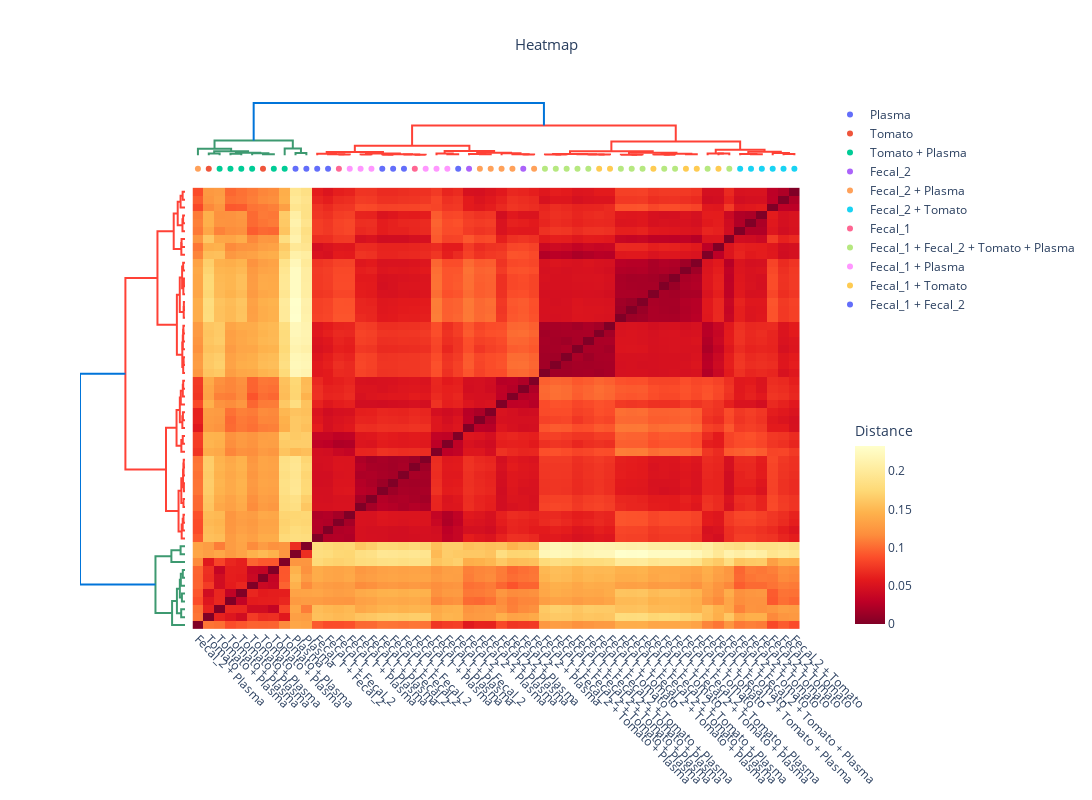

The notebook cell saved with this chart:
### Code cell
df_meta_sub = df_meta[df_meta['Triplicate_number'] == 1]

memo.plot_heatmap(
    matrix= memo_qe.filtered_memo_matrix,
    df_metadata=df_meta_sub,
    filename_col = 'Filename',
    group_col = 'contains',
    plotly_discrete_cm = px.colors.qualitative.Plotly,
    linkage_method='ward',
    linkage_metric = 'euclidean',
    heatmap_metric = 'braycurtis',
    norm = False,
    scaling= False
)

### Figure 1 — Plotly figure (JSON) as saved in the notebook; plotly's stock layout.template omitted (floating-point values rounded to 4 significant figures; data arrays with more than 128 entries replaced by an {"elided": "..."} marker saying what was removed)
{"data": [{"hoverinfo": "text", "marker": {"color": "rgb(61,153,112)"}, "mode": "lines", "showlegend": false, "type": "scatter", "x": [15, 15, 25, 25], "xaxis": "x", "y": [0, 440.6, 440.6, 0], "yaxis": "y2"}, {"hoverinfo": "text", "marker": {"color": "rgb(61,153,112)"}, "mode": "lines", "showlegend": false, "type": "scatter", "x": [35, 35, 45, 45], "xaxis": "x", "y": [0, 356.8, 356.8, 0], "yaxis": "y2"}, {"hoverinfo": "text", "marker": {"color": "rgb(61,153,112)"}, "mode": "lines", "showlegend": false, "type": "scatter", "x": [65, 65, 75, 75], "xaxis": "x", "y": [0, 255.0, 255.0, 0], "yaxis": "y2"}, {"hoverinfo": "text", "marker": {"color": "rgb(61,153,112)"}, "mode": "lines", "showlegend": false, "type": "scatter", "x": [55, 55, 70, 70], "xaxis": "x", "y": [0, 482.6, 482.6, 255.0], "yaxis": "y2"}, {"hoverinfo": "text", "marker": {"color": "rgb(61,153,112)"}, "mode": "lines", "showlegend": false, "type": "scatter", "x": [40, 40, 62.5, 62.5], "xaxis": "x", "y": [356.8, 595.9, 595.9, 482.6], "yaxis": "y2"}, {"hoverinfo": "text", "marker": {"color": "rgb(61,153,112)"}, "mode": "lines", "showlegend": false, "type": "scatter", "x": [20, 20, 51.25, 51.25], "xaxis": "x", "y": [440.6, 934.4, 934.4, 595.9], "yaxis": "y2"}, {"hoverinfo": "text", "marker": {"color": "rgb(61,153,112)"}, "mode": "lines", "showlegend": false, "type": "scatter", "x": [5, 5, 35.62, 35.62], "xaxis": "x", "y": [0, 1493.0, 1493.0, 934.4], "yaxis": "y2"}, {"hoverinfo": "text", "marker": {"color": "rgb(61,153,112)"}, "mode": "lines", "showlegend": false, "type": "scatter", "x": [95, 95, 105, 105], "xaxis": "x", "y": [0, 510.2, 510.2, 0], "yaxis": "y2"}, {"hoverinfo": "text", "marker": {"color": "rgb(61,153,112)"}, "mode": "lines", "showlegend": false, "type": "scatter", "x": [85, 85, 100, 100], "xaxis": "x", "y": [0, 1575.0, 1575.0, 510.2], "yaxis": "y2"}, {"hoverinfo": "text", "marker": {"color": "rgb(61,153,112)"}, "mode": "lines", "showlegend": false, "type": "scatter", "x": [20.31, 20.31, 92.5, 92.5], "xaxis": "x", "y": [1493.0, 3413.0, 3413.0, 1575.0], "yaxis": "y2"}, {"hoverinfo": "text", "marker": {"color": "rgb(255,65,54)"}, "mode": "lines", "showlegend": false, "type": "scatter", "x": [135, 135, 145, 145], "xaxis": "x", "y": [0, 175.1, 175.1, 0], "yaxis": "y2"}, {"hoverinfo": "text", "marker": {"color": "rgb(255,65,54)"}, "mode": "lines", "showlegend": false, "type": "scatter", "x": [125, 125, 140, 140], "xaxis": "x", "y": [0, 266.0, 266.0, 175.1], "yaxis": "y2"}, {"hoverinfo": "text", "marker": {"color": "rgb(255,65,54)"}, "mode": "lines", "showlegend": false, "type": "scatter", "x": [115, 115, 132.5, 132.5], "xaxis": "x", "y": [0, 383.3, 383.3, 266.0], "yaxis": "y2"}, {"hoverinfo": "text", "marker": {"color": "rgb(255,65,54)"}, "mode": "lines", "showlegend": false, "type": "scatter", "x": [155, 155, 165, 165], "xaxis": "x", "y": [0, 177.2, 177.2, 0], "yaxis": "y2"}, {"hoverinfo": "text", "marker": {"color": "rgb(255,65,54)"}, "mode": "lines", "showlegend": false, "type": "scatter", "x": [175, 175, 185, 185], "xaxis": "x", "y": [0, 128.0, 128.0, 0], "yaxis": "y2"}, {"hoverinfo": "text", "marker": {"color": "rgb(255,65,54)"}, "mode": "lines", "showlegend": false, "type": "scatter", "x": [205, 205, 215, 215], "xaxis": "x", "y": [0, 146.4, 146.4, 0], "yaxis": "y2"}, {"hoverinfo": "text", "marker": {"color": "rgb(255,65,54)"}, "mode": "lines", "showlegend": false, "type": "scatter", "x": [195, 195, 210, 210], "xaxis": "x", "y": [0, 167.7, 167.7, 146.4], "yaxis": "y2"}, {"hoverinfo": "text", "marker": {"color": "rgb(255,65,54)"}, "mode": "lines", "showlegend": false, "type": "scatter", "x": [180, 180, 202.5, 202.5], "xaxis": "x", "y": [128.0, 225.9, 225.9, 167.7], "yaxis": "y2"}, {"hoverinfo": "text", "marker": {"color": "rgb(255,65,54)"}, "mode": "lines", "showlegend": false, "type": "scatter", "x": [160, 160, 191.2, 191.2], "xaxis": "x", "y": [177.2, 425.8, 425.8, 225.9], "yaxis": "y2"}, {"hoverinfo": "text", "marker": {"color": "rgb(255,65,54)"}, "mode": "lines", "showlegend": false, "type": "scatter", "x": [123.8, 123.8, 175.6, 175.6], "xaxis": "x", "y": [383.3, 745.4, 745.4, 425.8], "yaxis": "y2"}, {"hoverinfo": "text", "marker": {"color": "rgb(255,65,54)"}, "mode": "lines", "showlegend": false, "type": "scatter", "x": [235, 235, 245, 245], "xaxis": "x", "y": [0, 260.2, 260.2, 0], "yaxis": "y2"}, {"hoverinfo": "text", "marker": {"color": "rgb(255,65,54)"}, "mode": "lines", "showlegend": false, "type": "scatter", "x": [225, 225, 240, 240], "xaxis": "x", "y": [0, 421.7, 421.7, 260.2], "yaxis": "y2"}, {"hoverinfo": "text", "marker": {"color": "rgb(255,65,54)"}, "mode": "lines", "showlegend": false, "type": "scatter", "x": [265, 265, 275, 275], "xaxis": "x", "y": [0, 244.0, 244.0, 0], "yaxis": "y2"}, {"hoverinfo": "text", "marker": {"color": "rgb(255,65,54)"}, "mode": "lines", "showlegend": false, "type": "scatter", "x": [255, 255, 270, 270], "xaxis": "x", "y": [0, 305.7, 305.7, 244.0], "yaxis": "y2"}, {"hoverinfo": "text", "marker": {"color": "rgb(255,65,54)"}, "mode": "lines", "showlegend": false, "type": "scatter", "x": [305, 305, 315, 315], "xaxis": "x", "y": [0, 207.2, 207.2, 0], "yaxis": "y2"}, {"hoverinfo": "text", "marker": {"color": "rgb(255,65,54)"}, "mode": "lines", "showlegend": false, "type": "scatter", "x": [295, 295, 310, 310], "xaxis": "x", "y": [0, 255.8, 255.8, 207.2], "yaxis": "y2"}, {"hoverinfo": "text", "marker": {"color": "rgb(255,65,54)"}, "mode": "lines", "showlegend": false, "type": "scatter", "x": [285, 285, 302.5, 302.5], "xaxis": "x", "y": [0, 486.3, 486.3, 255.8], "yaxis": "y2"}, {"hoverinfo": "text", "marker": {"color": "rgb(255,65,54)"}, "mode": "lines", "showlegend": false, "type": "scatter", "x": [262.5, 262.5, 293.8, 293.8], "xaxis": "x", "y": [305.7, 597.3, 597.3, 486.3], "yaxis": "y2"}, {"hoverinfo": "text", "marker": {"color": "rgb(255,65,54)"}, "mode": "lines", "showlegend": false, "type": "scatter", "x": [232.5, 232.5, 278.1, 278.1], "xaxis": "x", "y": [421.7, 976.5, 976.5, 597.3], "yaxis": "y2"}, {"hoverinfo": "text", "marker": {"color": "rgb(255,65,54)"}, "mode": "lines", "showlegend": false, "type": "scatter", "x": [149.7, 149.7, 255.3, 255.3], "xaxis": "x", "y": [745.4, 2195.0, 2195.0, 976.5], "yaxis": "y2"}, {"hoverinfo": "text", "marker": {"color": "rgb(255,65,54)"}, "mode": "lines", "showlegend": false, "type": "scatter", "x": [335, 335, 345, 345], "xaxis": "x", "y": [0, 163.0, 163.0, 0], "yaxis": "y2"}, {"hoverinfo": "text", "marker": {"color": "rgb(255,65,54)"}, "mode": "lines", "showlegend": false, "type": "scatter", "x": [325, 325, 340, 340], "xaxis": "x", "y": [0, 208.3, 208.3, 163.0], "yaxis": "y2"}, {"hoverinfo": "text", "marker": {"color": "rgb(255,65,54)"}, "mode": "lines", "showlegend": false, "type": "scatter", "x": [375, 375, 385, 385], "xaxis": "x", "y": [0, 186.5, 186.5, 0], "yaxis": "y2"}, {"hoverinfo": "text", "marker": {"color": "rgb(255,65,54)"}, "mode": "lines", "showlegend": false, "type": "scatter", "x": [365, 365, 380, 380], "xaxis": "x", "y": [0, 206.6, 206.6, 186.5], "yaxis": "y2"}, {"hoverinfo": "text", "marker": {"color": "rgb(255,65,54)"}, "mode": "lines", "showlegend": false, "type": "scatter", "x": [355, 355, 372.5, 372.5], "xaxis": "x", "y": [0, 256.0, 256.0, 206.6], "yaxis": "y2"}, {"hoverinfo": "text", "marker": {"color": "rgb(255,65,54)"}, "mode": "lines", "showlegend": false, "type": "scatter", "x": [332.5, 332.5, 363.8, 363.8], "xaxis": "x", "y": [208.3, 311.1, 311.1, 256.0], "yaxis": "y2"}, {"hoverinfo": "text", "marker": {"color": "rgb(255,65,54)"}, "mode": "lines", "showlegend": false, "type": "scatter", "x": [405, 405, 415, 415], "xaxis": "x", "y": [0, 134.2, 134.2, 0], "yaxis": "y2"}, {"hoverinfo": "text", "marker": {"color": "rgb(255,65,54)"}, "mode": "lines", "showlegend": false, "type": "scatter", "x": [395, 395, 410, 410], "xaxis": "x", "y": [0, 147.8, 147.8, 134.2], "yaxis": "y2"}, {"hoverinfo": "text", "marker": {"color": "rgb(255,65,54)"}, "mode": "lines", "showlegend": false, "type": "scatter", "x": [435, 435, 445, 445], "xaxis": "x", "y": [0, 125.0, 125.0, 0], "yaxis": "y2"}, {"hoverinfo": "text", "marker": {"color": "rgb(255,65,54)"}, "mode": "lines", "showlegend": false, "type": "scatter", "x": [425, 425, 440, 440], "xaxis": "x", "y": [0, 192.2, 192.2, 125.0], "yaxis": "y2"}, {"hoverinfo": "text", "marker": {"color": "rgb(255,65,54)"}, "mode": "lines", "showlegend": false, "type": "scatter", "x": [455, 455, 465, 465], "xaxis": "x", "y": [0, 214.5, 214.5, 0], "yaxis": "y2"}, {"hoverinfo": "text", "marker": {"color": "rgb(255,65,54)"}, "mode": "lines", "showlegend": false, "type": "scatter", "x": [432.5, 432.5, 460, 460], "xaxis": "x", "y": [192.2, 334.3, 334.3, 214.5], "yaxis": "y2"}, {"hoverinfo": "text", "marker": {"color": "rgb(255,65,54)"}, "mode": "lines", "showlegend": false, "type": "scatter", "x": [402.5, 402.5, 446.2, 446.2], "xaxis": "x", "y": [147.8, 603.2, 603.2, 334.3], "yaxis": "y2"}, {"hoverinfo": "text", "marker": {"color": "rgb(255,65,54)"}, "mode": "lines", "showlegend": false, "type": "scatter", "x": [348.1, 348.1, 424.4, 424.4], "xaxis": "x", "y": [311.1, 937.9, 937.9, 603.2], "yaxis": "y2"}, {"hoverinfo": "text", "marker": {"color": "rgb(255,65,54)"}, "mode": "lines", "showlegend": false, "type": "scatter", "x": [485, 485, 495, 495], "xaxis": "x", "y": [0, 397.7, 397.7, 0], "yaxis": "y2"}, {"hoverinfo": "text", "marker": {"color": "rgb(255,65,54)"}, "mode": "lines", "showlegend": false, "type": "scatter", "x": [475, 475, 490, 490], "xaxis": "x", "y": [0, 423.3, 423.3, 397.7], "yaxis": "y2"}, {"hoverinfo": "text", "marker": {"color": "rgb(255,65,54)"}, "mode": "lines", "showlegend": false, "type": "scatter", "x": [515, 515, 525, 525], "xaxis": "x", "y": [0, 218.6, 218.6, 0], "yaxis": "y2"}, {"hoverinfo": "text", "marker": {"color": "rgb(255,65,54)"}, "mode": "lines", "showlegend": false, "type": "scatter", "x": [505, 505, 520, 520], "xaxis": "x", "y": [0, 293.0, 293.0, 218.6], "yaxis": "y2"}, {"hoverinfo": "text", "marker": {"color": "rgb(255,65,54)"}, "mode": "lines", "showlegend": false, "type": "scatter", "x": [545, 545, 555, 555], "xaxis": "x", "y": [0, 272.6, 272.6, 0], "yaxis": "y2"}, {"hoverinfo": "text", "marker": {"color": "rgb(255,65,54)"}, "mode": "lines", "showlegend": false, "type": "scatter", "x": [535, 535, 550, 550], "xaxis": "x", "y": [0, 511.5, 511.5, 272.6], "yaxis": "y2"}, {"hoverinfo": "text", "marker": {"color": "rgb(255,65,54)"}, "mode": "lines", "showlegend": false, "type": "scatter", "x": [512.5, 512.5, 542.5, 542.5], "xaxis": "x", "y": [293.0, 842.3, 842.3, 511.5], "yaxis": "y2"}, {"hoverinfo": "text", "marker": {"color": "rgb(255,65,54)"}, "mode": "lines", "showlegend": false, "type": "scatter", "x": [482.5, 482.5, 527.5, 527.5], "xaxis": "x", "y": [423.3, 1305.0, 1305.0, 842.3], "yaxis": "y2"}, {"hoverinfo": "text", "marker": {"color": "rgb(255,65,54)"}, "mode": "lines", "showlegend": false, "type": "scatter", "x": [386.2, 386.2, 505, 505], "xaxis": "x", "y": [937.9, 3183.0, 3183.0, 1305.0], "yaxis": "y2"}, {"hoverinfo": "text", "marker": {"color": "rgb(255,65,54)"}, "mode": "lines", "showlegend": false, "type": "scatter", "x": [202.5, 202.5, 445.6, 445.6], "xaxis": "x", "y": [2195.0, 6888.0, 6888.0, 3183.0], "yaxis": "y2"}, {"hoverinfo": "text", "marker": {"color": "rgb(0,116,217)"}, "mode": "lines", "showlegend": false, "type": "scatter", "x": [56.41, 56.41, 324.1, 324.1], "xaxis": "x", "y": [3413.0, 12140.0, 12140.0, 6888.0], "yaxis": "y2"}, {"hoverinfo": "text", "marker": {"color": "rgb(61,153,112)"}, "mode": "lines", "showlegend": false, "type": "scatter", "x": [0, -440.6, -440.6, 0], "xaxis": "x2", "y": [15, 15, 25, 25], "yaxis": "y"}, {"hoverinfo": "text", "marker": {"color": "rgb(61,153,112)"}, "mode": "lines", "showlegend": false, "type": "scatter", "x": [0, -356.8, -356.8, 0], "xaxis": "x2", "y": [35, 35, 45, 45], "yaxis": "y"}, {"hoverinfo": "text", "marker": {"color": "rgb(61,153,112)"}, "mode": "lines", "showlegend": false, "type": "scatter", "x": [0, -255.0, -255.0, 0], "xaxis": "x2", "y": [65, 65, 75, 75], "yaxis": "y"}, {"hoverinfo": "text", "marker": {"color": "rgb(61,153,112)"}, "mode": "lines", "showlegend": false, "type": "scatter", "x": [0, -482.6, -482.6, -255.0], "xaxis": "x2", "y": [55, 55, 70, 70], "yaxis": "y"}, {"hoverinfo": "text", "marker": {"color": "rgb(61,153,112)"}, "mode": "lines", "showlegend": false, "type": "scatter", "x": [-356.8, -595.9, -595.9, -482.6], "xaxis": "x2", "y": [40, 40, 62.5, 62.5], "yaxis": "y"}, {"hoverinfo": "text", "marker": {"color": "rgb(61,153,112)"}, "mode": "lines", "showlegend": false, "type": "scatter", "x": [-440.6, -934.4, -934.4, -595.9], "xaxis": "x2", "y": [20, 20, 51.25, 51.25], "yaxis": "y"}, {"hoverinfo": "text", "marker": {"color": "rgb(61,153,112)"}, "mode": "lines", "showlegend": false, "type": "scatter", "x": [0, -1493.0, -1493.0, -934.4], "xaxis": "x2", "y": [5, 5, 35.62, 35.62], "yaxis": "y"}, {"hoverinfo": "text", "marker": {"color": "rgb(61,153,112)"}, "mode": "lines", "showlegend": false, "type": "scatter", "x": [0, -510.2, -510.2, 0], "xaxis": "x2", "y": [95, 95, 105, 105], "yaxis": "y"}, {"hoverinfo": "text", "marker": {"color": "rgb(61,153,112)"}, "mode": "lines", "showlegend": false, "type": "scatter", "x": [0, -1575.0, -1575.0, -510.2], "xaxis": "x2", "y": [85, 85, 100, 100], "yaxis": "y"}, {"hoverinfo": "text", "marker": {"color": "rgb(61,153,112)"}, "mode": "lines", "showlegend": false, "type": "scatter", "x": [-1493.0, -3413.0, -3413.0, -1575.0], "xaxis": "x2", "y": [20.31, 20.31, 92.5, 92.5], "yaxis": "y"}, {"hoverinfo": "text", "marker": {"color": "rgb(255,65,54)"}, "mode": "lines", "showlegend": false, "type": "scatter", "x": [0, -175.1, -175.1, 0], "xaxis": "x2", "y": [135, 135, 145, 145], "yaxis": "y"}, {"hoverinfo": "text", "marker": {"color": "rgb(255,65,54)"}, "mode": "lines", "showlegend": false, "type": "scatter", "x": [0, -266.0, -266.0, -175.1], "xaxis": "x2", "y": [125, 125, 140, 140], "yaxis": "y"}, {"hoverinfo": "text", "marker": {"color": "rgb(255,65,54)"}, "mode": "lines", "showlegend": false, "type": "scatter", "x": [0, -383.3, -383.3, -266.0], "xaxis": "x2", "y": [115, 115, 132.5, 132.5], "yaxis": "y"}, {"hoverinfo": "text", "marker": {"color": "rgb(255,65,54)"}, "mode": "lines", "showlegend": false, "type": "scatter", "x": [0, -177.2, -177.2, 0], "xaxis": "x2", "y": [155, 155, 165, 165], "yaxis": "y"}, {"hoverinfo": "text", "marker": {"color": "rgb(255,65,54)"}, "mode": "lines", "showlegend": false, "type": "scatter", "x": [0, -128.0, -128.0, 0], "xaxis": "x2", "y": [175, 175, 185, 185], "yaxis": "y"}, {"hoverinfo": "text", "marker": {"color": "rgb(255,65,54)"}, "mode": "lines", "showlegend": false, "type": "scatter", "x": [0, -146.4, -146.4, 0], "xaxis": "x2", "y": [205, 205, 215, 215], "yaxis": "y"}, {"hoverinfo": "text", "marker": {"color": "rgb(255,65,54)"}, "mode": "lines", "showlegend": false, "type": "scatter", "x": [0, -167.7, -167.7, -146.4], "xaxis": "x2", "y": [195, 195, 210, 210], "yaxis": "y"}, {"hoverinfo": "text", "marker": {"color": "rgb(255,65,54)"}, "mode": "lines", "showlegend": false, "type": "scatter", "x": [-128.0, -225.9, -225.9, -167.7], "xaxis": "x2", "y": [180, 180, 202.5, 202.5], "yaxis": "y"}, {"hoverinfo": "text", "marker": {"color": "rgb(255,65,54)"}, "mode": "lines", "showlegend": false, "type": "scatter", "x": [-177.2, -425.8, -425.8, -225.9], "xaxis": "x2", "y": [160, 160, 191.2, 191.2], "yaxis": "y"}, {"hoverinfo": "text", "marker": {"color": "rgb(255,65,54)"}, "mode": "lines", "showlegend": false, "type": "scatter", "x": [-383.3, -745.4, -745.4, -425.8], "xaxis": "x2", "y": [123.8, 123.8, 175.6, 175.6], "yaxis": "y"}, {"hoverinfo": "text", "marker": {"color": "rgb(255,65,54)"}, "mode": "lines", "showlegend": false, "type": "scatter", "x": [0, -260.2, -260.2, 0], "xaxis": "x2", "y": [235, 235, 245, 245], "yaxis": "y"}, {"hoverinfo": "text", "marker": {"color": "rgb(255,65,54)"}, "mode": "lines", "showlegend": false, "type": "scatter", "x": [0, -421.7, -421.7, -260.2], "xaxis": "x2", "y": [225, 225, 240, 240], "yaxis": "y"}, {"hoverinfo": "text", "marker": {"color": "rgb(255,65,54)"}, "mode": "lines", "showlegend": false, "type": "scatter", "x": [0, -244.0, -244.0, 0], "xaxis": "x2", "y": [265, 265, 275, 275], "yaxis": "y"}, {"hoverinfo": "text", "marker": {"color": "rgb(255,65,54)"}, "mode": "lines", "showlegend": false, "type": "scatter", "x": [0, -305.7, -305.7, -244.0], "xaxis": "x2", "y": [255, 255, 270, 270], "yaxis": "y"}, {"hoverinfo": "text", "marker": {"color": "rgb(255,65,54)"}, "mode": "lines", "showlegend": false, "type": "scatter", "x": [0, -207.2, -207.2, 0], "xaxis": "x2", "y": [305, 305, 315, 315], "yaxis": "y"}, {"hoverinfo": "text", "marker": {"color": "rgb(255,65,54)"}, "mode": "lines", "showlegend": false, "type": "scatter", "x": [0, -255.8, -255.8, -207.2], "xaxis": "x2", "y": [295, 295, 310, 310], "yaxis": "y"}, {"hoverinfo": "text", "marker": {"color": "rgb(255,65,54)"}, "mode": "lines", "showlegend": false, "type": "scatter", "x": [0, -486.3, -486.3, -255.8], "xaxis": "x2", "y": [285, 285, 302.5, 302.5], "yaxis": "y"}, {"hoverinfo": "text", "marker": {"color": "rgb(255,65,54)"}, "mode": "lines", "showlegend": false, "type": "scatter", "x": [-305.7, -597.3, -597.3, -486.3], "xaxis": "x2", "y": [262.5, 262.5, 293.8, 293.8], "yaxis": "y"}, {"hoverinfo": "text", "marker": {"color": "rgb(255,65,54)"}, "mode": "lines", "showlegend": false, "type": "scatter", "x": [-421.7, -976.5, -976.5, -597.3], "xaxis": "x2", "y": [232.5, 232.5, 278.1, 278.1], "yaxis": "y"}, {"hoverinfo": "text", "marker": {"color": "rgb(255,65,54)"}, "mode": "lines", "showlegend": false, "type": "scatter", "x": [-745.4, -2195.0, -2195.0, -976.5], "xaxis": "x2", "y": [149.7, 149.7, 255.3, 255.3], "yaxis": "y"}, {"hoverinfo": "text", "marker": {"color": "rgb(255,65,54)"}, "mode": "lines", "showlegend": false, "type": "scatter", "x": [0, -163.0, -163.0, 0], "xaxis": "x2", "y": [335, 335, 345, 345], "yaxis": "y"}, {"hoverinfo": "text", "marker": {"color": "rgb(255,65,54)"}, "mode": "lines", "showlegend": false, "type": "scatter", "x": [0, -208.3, -208.3, -163.0], "xaxis": "x2", "y": [325, 325, 340, 340], "yaxis": "y"}, {"hoverinfo": "text", "marker": {"color": "rgb(255,65,54)"}, "mode": "lines", "showlegend": false, "type": "scatter", "x": [0, -186.5, -186.5, 0], "xaxis": "x2", "y": [375, 375, 385, 385], "yaxis": "y"}, {"hoverinfo": "text", "marker": {"color": "rgb(255,65,54)"}, "mode": "lines", "showlegend": false, "type": "scatter", "x": [0, -206.6, -206.6, -186.5], "xaxis": "x2", "y": [365, 365, 380, 380], "yaxis": "y"}, {"hoverinfo": "text", "marker": {"color": "rgb(255,65,54)"}, "mode": "lines", "showlegend": false, "type": "scatter", "x": [0, -256.0, -256.0, -206.6], "xaxis": "x2", "y": [355, 355, 372.5, 372.5], "yaxis": "y"}, {"hoverinfo": "text", "marker": {"color": "rgb(255,65,54)"}, "mode": "lines", "showlegend": false, "type": "scatter", "x": [-208.3, -311.1, -311.1, -256.0], "xaxis": "x2", "y": [332.5, 332.5, 363.8, 363.8], "yaxis": "y"}, {"hoverinfo": "text", "marker": {"color": "rgb(255,65,54)"}, "mode": "lines", "showlegend": false, "type": "scatter", "x": [0, -134.2, -134.2, 0], "xaxis": "x2", "y": [405, 405, 415, 415], "yaxis": "y"}, {"hoverinfo": "text", "marker": {"color": "rgb(255,65,54)"}, "mode": "lines", "showlegend": false, "type": "scatter", "x": [0, -147.8, -147.8, -134.2], "xaxis": "x2", "y": [395, 395, 410, 410], "yaxis": "y"}, {"hoverinfo": "text", "marker": {"color": "rgb(255,65,54)"}, "mode": "lines", "showlegend": false, "type": "scatter", "x": [0, -125.0, -125.0, 0], "xaxis": "x2", "y": [435, 435, 445, 445], "yaxis": "y"}, {"hoverinfo": "text", "marker": {"color": "rgb(255,65,54)"}, "mode": "lines", "showlegend": false, "type": "scatter", "x": [0, -192.2, -192.2, -125.0], "xaxis": "x2", "y": [425, 425, 440, 440], "yaxis": "y"}, {"hoverinfo": "text", "marker": {"color": "rgb(255,65,54)"}, "mode": "lines", "showlegend": false, "type": "scatter", "x": [0, -214.5, -214.5, 0], "xaxis": "x2", "y": [455, 455, 465, 465], "yaxis": "y"}, {"hoverinfo": "text", "marker": {"color": "rgb(255,65,54)"}, "mode": "lines", "showlegend": false, "type": "scatter", "x": [-192.2, -334.3, -334.3, -214.5], "xaxis": "x2", "y": [432.5, 432.5, 460, 460], "yaxis": "y"}, {"hoverinfo": "text", "marker": {"color": "rgb(255,65,54)"}, "mode": "lines", "showlegend": false, "type": "scatter", "x": [-147.8, -603.2, -603.2, -334.3], "xaxis": "x2", "y": [402.5, 402.5, 446.2, 446.2], "yaxis": "y"}, {"hoverinfo": "text", "marker": {"color": "rgb(255,65,54)"}, "mode": "lines", "showlegend": false, "type": "scatter", "x": [-311.1, -937.9, -937.9, -603.2], "xaxis": "x2", "y": [348.1, 348.1, 424.4, 424.4], "yaxis": "y"}, {"hoverinfo": "text", "marker": {"color": "rgb(255,65,54)"}, "mode": "lines", "showlegend": false, "type": "scatter", "x": [0, -397.7, -397.7, 0], "xaxis": "x2", "y": [485, 485, 495, 495], "yaxis": "y"}, {"hoverinfo": "text", "marker": {"color": "rgb(255,65,54)"}, "mode": "lines", "showlegend": false, "type": "scatter", "x": [0, -423.3, -423.3, -397.7], "xaxis": "x2", "y": [475, 475, 490, 490], "yaxis": "y"}, {"hoverinfo": "text", "marker": {"color": "rgb(255,65,54)"}, "mode": "lines", "showlegend": false, "type": "scatter", "x": [0, -218.6, -218.6, 0], "xaxis": "x2", "y": [515, 515, 525, 525], "yaxis": "y"}, {"hoverinfo": "text", "marker": {"color": "rgb(255,65,54)"}, "mode": "lines", "showlegend": false, "type": "scatter", "x": [0, -293.0, -293.0, -218.6], "xaxis": "x2", "y": [505, 505, 520, 520], "yaxis": "y"}, {"hoverinfo": "text", "marker": {"color": "rgb(255,65,54)"}, "mode": "lines", "showlegend": false, "type": "scatter", "x": [0, -272.6, -272.6, 0], "xaxis": "x2", "y": [545, 545, 555, 555], "yaxis": "y"}, {"hoverinfo": "text", "marker": {"color": "rgb(255,65,54)"}, "mode": "lines", "showlegend": false, "type": "scatter", "x": [0, -511.5, -511.5, -272.6], "xaxis": "x2", "y": [535, 535, 550, 550], "yaxis": "y"}, {"hoverinfo": "text", "marker": {"color": "rgb(255,65,54)"}, "mode": "lines", "showlegend": false, "type": "scatter", "x": [-293.0, -842.3, -842.3, -511.5], "xaxis": "x2", "y": [512.5, 512.5, 542.5, 542.5], "yaxis": "y"}, {"hoverinfo": "text", "marker": {"color": "rgb(255,65,54)"}, "mode": "lines", "showlegend": false, "type": "scatter", "x": [-423.3, -1305.0, -1305.0, -842.3], "xaxis": "x2", "y": [482.5, 482.5, 527.5, 527.5], "yaxis": "y"}, {"hoverinfo": "text", "marker": {"color": "rgb(255,65,54)"}, "mode": "lines", "showlegend": false, "type": "scatter", "x": [-937.9, -3183.0, -3183.0, -1305.0], "xaxis": "x2", "y": [386.2, 386.2, 505, 505], "yaxis": "y"}, {"hoverinfo": "text", "marker": {"color": "rgb(255,65,54)"}, "mode": "lines", "showlegend": false, "type": "scatter", "x": [-2195.0, -6888.0, -6888.0, -3183.0], "xaxis": "x2", "y": [202.5, 202.5, 445.6, 445.6], "yaxis": "y"}, {"hoverinfo": "text", "marker": {"color": "rgb(0,116,217)"}, "mode": "lines", "showlegend": false, "type": "scatter", "x": [-3413.0, -12140.0, -12140.0, -6888.0], "xaxis": "x2", "y": [56.41, 56.41, 324.1, 324.1], "yaxis": "y"}, {"colorbar": {"len": 0.4, "title": {"text": "Distance"}, "y": 0.2, "ypad": 5}, "colorscale": [[0, "rgb(255,255,204)"], [0.125, "rgb(255,237,160)"], [0.25, "rgb(254,217,118)"], [0.375, "rgb(254,178,76)"], [0.5, "rgb(253,141,60)"], [0.625, "rgb(252,78,42)"], [0.75, "rgb(227,26,28)"], [0.875, "rgb(189,0,38)"], [1, "rgb(128,0,38)"]], "reversescale": true, "showlegend": false, "type": "heatmap", "x": [5, 15, 25, 35, 45, 55, 65, 75, 85, 95, 105, 115, 125, 135, 145, 155, 165, 175, 185, 195, 205, 215, 225, 235, 245, 255, 265, 275, 285, 295, 305, 315, 325, 335, 345, 355, 365, 375, 385, 395, 405, 415, 425, 435, 445, 455, 465, 475, 485, 495, 505, 515, 525, 535, 545, 555], "y": [5, 15, 25, 35, 45, 55, 65, 75, 85, 95, 105, 115, 125, 135, 145, 155, 165, 175, 185, 195, 205, 215, 225, 235, 245, 255, 265, 275, 285, 295, 305, 315, 325, 335, 345, 355, 365, 375, 385, 395, 405, 415, 425, 435, 445, 455, 465, 475, 485, 495, 505, 515, 525, 535, 545, 555], "z": {"elided": "56x56 float values"}}, {"marker": {"color": "#636EFA"}, "mode": "markers", "name": "Plasma", "type": "scatter", "x": [95, 105], "xaxis": "x", "y": [1, 1], "yaxis": "y3"}, {"marker": {"color": "#EF553B"}, "mode": "markers", "name": "Tomato", "type": "scatter", "x": [15, 65], "xaxis": "x", "y": [1, 1], "yaxis": "y3"}, {"marker": {"color": "#00CC96"}, "mode": "markers", "name": "Tomato + Plasma", "type": "scatter", "x": [25, 35, 45, 55, 75, 85], "xaxis": "x", "y": [1, 1, 1, 1, 1, 1], "yaxis": "y3"}, {"marker": {"color": "#AB63FA"}, "mode": "markers", "name": "Fecal_2", "type": "scatter", "x": [255, 305], "xaxis": "x", "y": [1, 1], "yaxis": "y3"}, {"marker": {"color": "#FFA15A"}, "mode": "markers", "name": "Fecal_2 + Plasma", "type": "scatter", "x": [5, 265, 275, 285, 295, 315], "xaxis": "x", "y": [1, 1, 1, 1, 1, 1], "yaxis": "y3"}, {"marker": {"color": "#19D3F3"}, "mode": "markers", "name": "Fecal_2 + Tomato", "type": "scatter", "x": [505, 515, 525, 535, 545, 555], "xaxis": "x", "y": [1, 1, 1, 1, 1, 1], "yaxis": "y3"}, {"marker": {"color": "#FF6692"}, "mode": "markers", "name": "Fecal_1", "type": "scatter", "x": [135, 205], "xaxis": "x", "y": [1, 1], "yaxis": "y3"}, {"marker": {"color": "#B6E880"}, "mode": "markers", "name": "Fecal_1 + Fecal_2 + Tomato + Plasma", "type": "scatter", "x": [325, 335, 345, 355, 365, 395, 405, 415, 435, 445, 475, 495], "xaxis": "x", "y": [1, 1, 1, 1, 1, 1, 1, 1, 1, 1, 1, 1], "yaxis": "y3"}, {"marker": {"color": "#FF97FF"}, "mode": "markers", "name": "Fecal_1 + Plasma", "type": "scatter", "x": [145, 155, 165, 215, 225, 235], "xaxis": "x", "y": [1, 1, 1, 1, 1, 1], "yaxis": "y3"}, {"marker": {"color": "#FECB52"}, "mode": "markers", "name": "Fecal_1 + Tomato", "type": "scatter", "x": [375, 385, 425, 455, 465, 485], "xaxis": "x", "y": [1, 1, 1, 1, 1, 1], "yaxis": "y3"}, {"marker": {"color": "#636EFA"}, "mode": "markers", "name": "Fecal_1 + Fecal_2", "type": "scatter", "x": [115, 125, 175, 185, 195, 245], "xaxis": "x", "y": [1, 1, 1, 1, 1, 1], "yaxis": "y3"}], "layout": {"autosize": false, "height": 800, "hovermode": "closest", "legend": {"orientation": "v", "x": 1, "y": 1}, "paper_bgcolor": "rgb(255,255,255)", "plot_bgcolor": "rgba(0,0,0,0)", "showlegend": true, "title": {"font": {"size": 15}, "text": "Heatmap", "x": 0.5}, "width": 1200, "xaxis": {"domain": [0.15, 1], "mirror": false, "rangemode": "tozero", "showgrid": false, "showline": false, "showticklabels": true, "tickangle": 45, "tickmode": "array", "ticks": "", "ticktext": ["Fecal_2 + Plasma", "Tomato", "Tomato + Plasma", "Tomato + Plasma", "Tomato + Plasma", "Tomato + Plasma", "Tomato", "Tomato + Plasma", "Tomato + Plasma", "Plasma", "Plasma", "Fecal_1 + Fecal_2", "Fecal_1 + Fecal_2", "Fecal_1", "Fecal_1 + Plasma", "Fecal_1 + Plasma", "Fecal_1 + Plasma", "Fecal_1 + Fecal_2", "Fecal_1 + Fecal_2", "Fecal_1 + Fecal_2", "Fecal_1", "Fecal_1 + Plasma", "Fecal_1 + Plasma", "Fecal_1 + Plasma", "Fecal_1 + Fecal_2", "Fecal_2", "Fecal_2 + Plasma", "Fecal_2 + Plasma", "Fecal_2 + Plasma", "Fecal_2 + Plasma", "Fecal_2", "Fecal_2 + Plasma", "Fecal_1 + Fecal_2 + Tomato + Plasma", "Fecal_1 + Fecal_2 + Tomato + Plasma", "Fecal_1 + Fecal_2 + Tomato + Plasma", "Fecal_1 + Fecal_2 + Tomato + Plasma", "Fecal_1 + Fecal_2 + Tomato + Plasma", "Fecal_1 + Tomato", "Fecal_1 + Tomato", "Fecal_1 + Fecal_2 + Tomato + Plasma", "Fecal_1 + Fecal_2 + Tomato + Plasma", "Fecal_1 + Fecal_2 + Tomato + Plasma", "Fecal_1 + Tomato", "Fecal_1 + Fecal_2 + Tomato + Plasma", "Fecal_1 + Fecal_2 + Tomato + Plasma", "Fecal_1 + Tomato", "Fecal_1 + Tomato", "Fecal_1 + Fecal_2 + Tomato + Plasma", "Fecal_1 + Tomato", "Fecal_1 + Fecal_2 + Tomato + Plasma", "Fecal_2 + Tomato", "Fecal_2 + Tomato", "Fecal_2 + Tomato", "Fecal_2 + Tomato", "Fecal_2 + Tomato", "Fecal_2 + Tomato"], "tickvals": [5, 15, 25, 35, 45, 55, 65, 75, 85, 95, 105, 115, 125, 135, 145, 155, 165, 175, 185, 195, 205, 215, 225, 235, 245, 255, 265, 275, 285, 295, 305, 315, 325, 335, 345, 355, 365, 375, 385, 395, 405, 415, 425, 435, 445, 455, 465, 475, 485, 495, 505, 515, 525, 535, 545, 555], "type": "linear", "zeroline": false}, "xaxis2": {"domain": [0, 0.14], "mirror": false, "showgrid": false, "showline": false, "showticklabels": false, "tickangle": 45, "ticks": "", "zeroline": false}, "yaxis": {"domain": [0, 0.87], "mirror": false, "rangemode": "tozero", "showgrid": false, "showline": false, "showticklabels": false, "ticks": "", "type": "linear", "zeroline": false}, "yaxis2": {"domain": [0.89, 1], "mirror": false, "showgrid": false, "showline": false, "showticklabels": false, "ticks": "", "zeroline": false}, "yaxis3": {"domain": [0.84, 0.9], "mirror": false, "showgrid": false, "showline": false, "showticklabels": false, "ticks": "", "zeroline": false}}}
